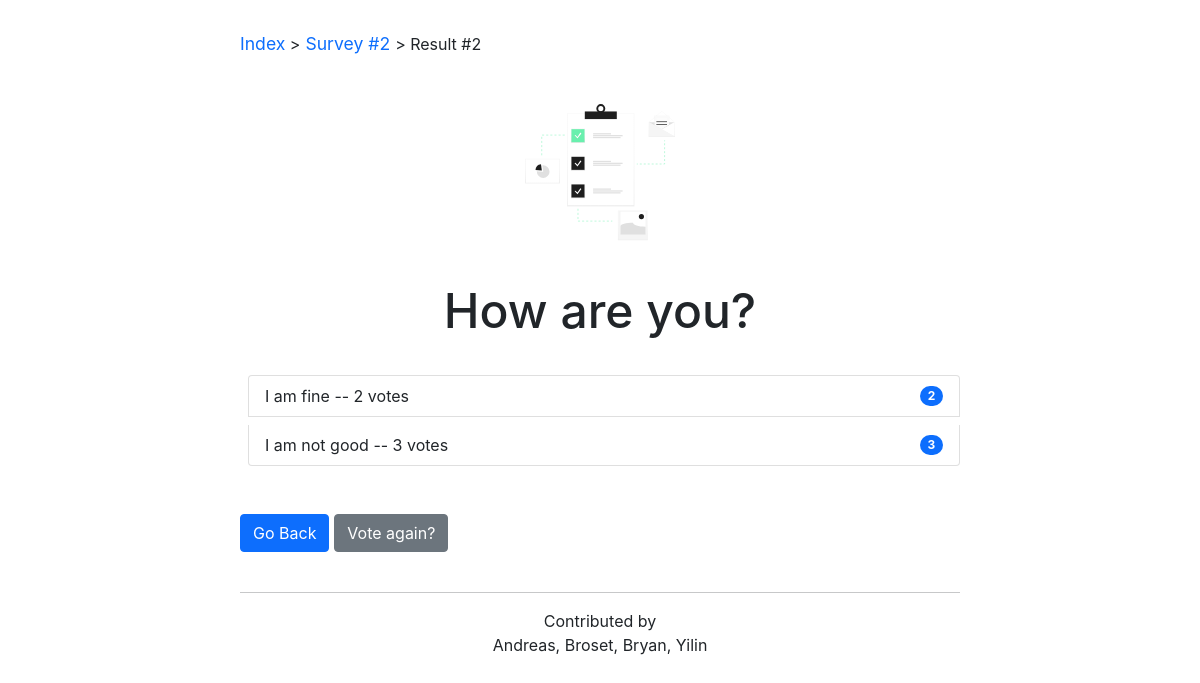
The app's page /polls/2/results/ with its own data.
### polls/models.py (models this page shows, shortened)
class Question(models.Model):
    question_text = models.CharField(max_length=200)
    pub_date = models.DateTimeField('date published')

class Choice(models.Model):
    question = models.ForeignKey(Question, on_delete=models.CASCADE)
    choice_text = models.CharField(max_length=200)
    votes = models.IntegerField(default=0)

### polls/views.py (the view)
# urls.py: path('<int:pk>/results/', views.ResultsView.as_view(), name='results'),
class ResultsView(generic.DetailView):
    model = Question
    template_name = 'polls/results.html'

### polls/templates/polls/results.html
{% extends "polls/base.html" %}
{% block currPage %} <a href="{% url 'polls:index' %}">Index</a> ><a href="{% url 'polls:detail' question.id %}"> Survey #{{question.id}} </a> > Result #{{question.id}}    {% endblock %}
{% block heading1%} {{question.question_text}} {% endblock %}
{% block mainbody %}
<ul class="list-group margin-top">
{% for choice in question.choice_set.all %}
<li class="list-group-item d-flex justify-content-between align-items-center">{{ choice.choice_text }} -- {{ choice.votes }}
vote{{ choice.votes|pluralize }}
<span class="badge bg-primary rounded-pill"> {{choice.votes}} </span>
</li>
{% endfor %}
</ul>
<div class="margin-top d-grid gap-2 d-md-block">
    <a href="{% url 'polls:index' %}"> <button class="btn btn-primary" type="button"> Go Back </button> </a>
    <a class="btn btn-secondary" href="{% url 'polls:detail' question.id %}">Vote
again?</a>
</div>
{% endblock %}

### polls/static/polls/style.css (style rules this page uses)
:root { -moz-tab-size: 4; -o-tab-size: 4; tab-size: 4; }
html { line-height: 1.15; -webkit-text-size-adjust: 100%; }
html { -webkit-font-smoothing: antialiased; -moz-osx-font-smoothing: grayscale; }
body { font-family: Inter, ui-sans-serif, system-ui, -apple-system, BlinkMacSystemFont, Segoe UI, Roboto, Helvetica Neue, Arial, Noto Sans, sans-serif, Apple Color Emoji, Segoe UI Emoji, Segoe UI Symbol, Noto Color Emoji; margin: 2em 2em 2em 2em; background-color: #FFF; }
ul, li { margin: 0em 0em 0.5em 0.5em; padding: 0; }
a { font-size: 1.1rem; line-height: 1.55rem; text-decoration: inherit; }
.margin-top { margin: 5vh 0 0 0; }
@media (min-width: 1024px) { body { margin: 2em 20vw 2em 20vw; } }

### records on screen
Question: id "2", question_text "How are you?"
Choice: choice_text "I am fine", votes "2"
Choice: choice_text "I am not good", votes "3"
